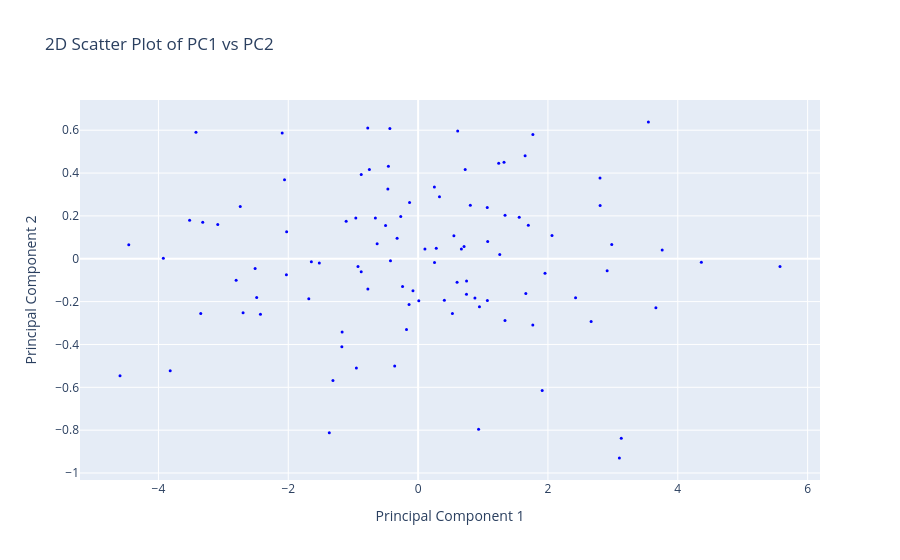

Notebook cell for this chart:
### Markdown cell above
## Now let's plot PC1 and PC2 as a 2D scatter plot to see how much variance is retained in the first two principal components

### Code cell
# Now let's plot PC1 and PC2 as a 2D scatter plot to see how much variance is retained in the first two principal components
pc1_scores = centered_data @ eigenvector_1
pc2_scores = centered_data @ eigenvector_2
fig_pc = go.Figure(data=[go.Scatter(
    x=pc1_scores,
    y=pc2_scores,
    mode='markers',
    marker=dict(size=3, color='blue')
)])
fig_pc.update_layout(title='2D Scatter Plot of PC1 vs PC2', xaxis_title='Principal Component 1', yaxis_title='Principal Component 2')
fig_pc.show()
